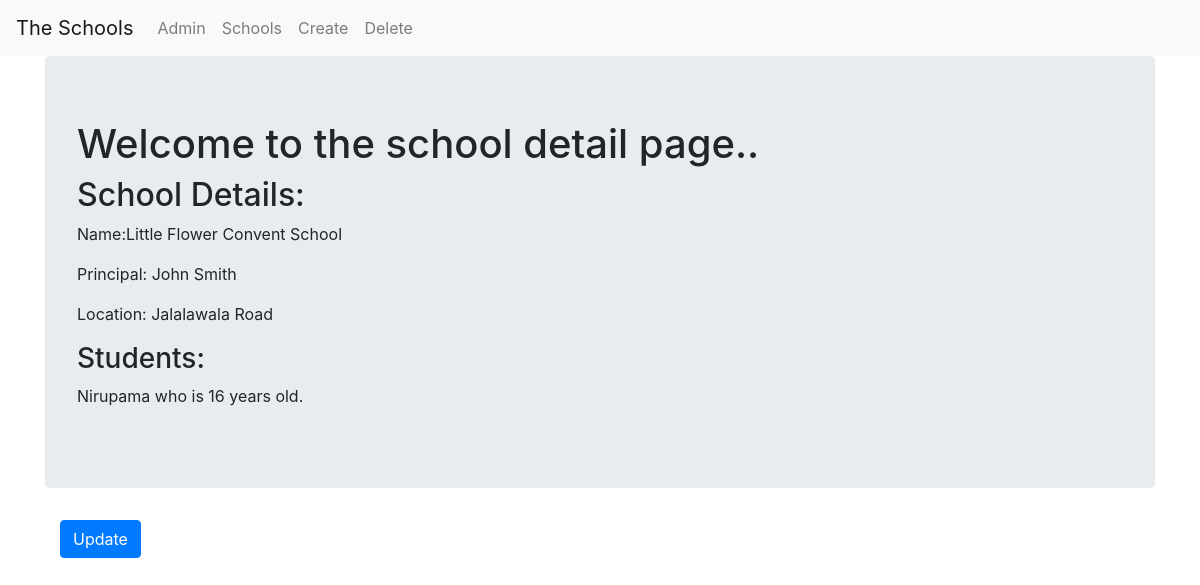
Before: /basic_app/3/ with the older database file.
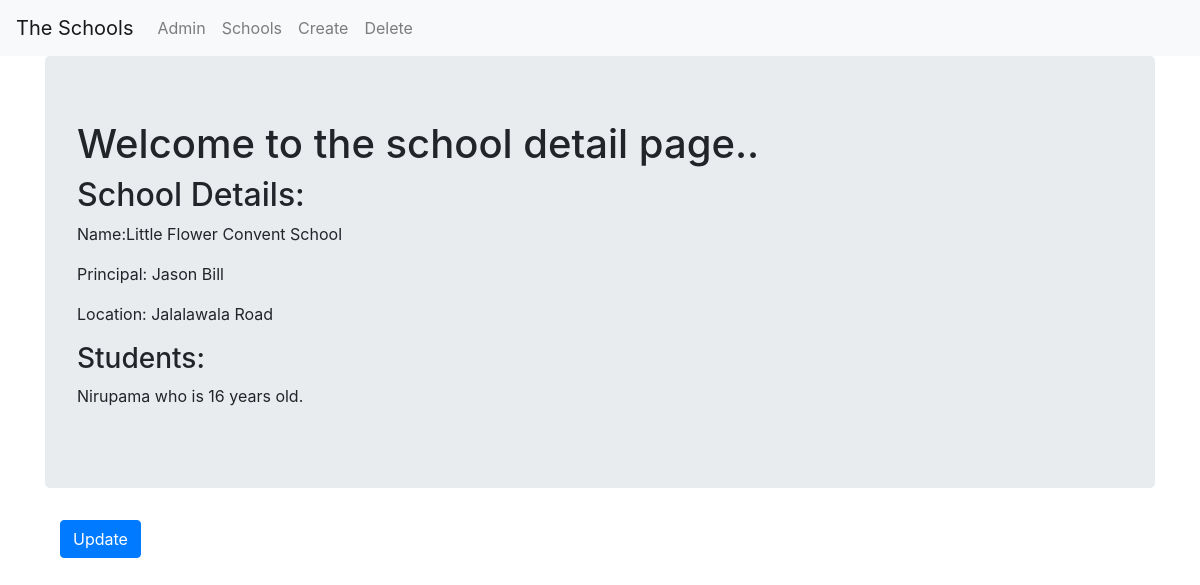
After: the same page with the newer database file.
### basic_app/models.py (models this page shows, shortened)
class School(models.Model):
    name = models.CharField(max_length=256)
    principal = models.CharField(max_length=256)
    location = models.CharField(max_length=256)

### basic_app/views.py (the view)
# urls.py: path('<int:pk>/',views.SchoolDetailView.as_view(),name='detail'),
class SchoolDetailView(DetailView):
    model = models.School
    template_name = 'basic_app/school_detail.html'

### basic_app/templates/basic_app/school_detail.html
{% extends 'basic_app/basic_app_base.html' %}
{% block body_block %}
    <div class="jumbotron">
        <h1>Welcome to the school detail page..</h1>
        <h2>School Details:</h2>
        <p>Name:{{ school.name }}</p>
        <p>Principal: {{ school.principal }}</p>
        <p>Location: {{ school.location }}</p>
        <h3>Students:</h3>
        {% for student in school.students.all %}
            <p>{{ student.name }} who is {{ student.age }} years old.</p>
        {% endfor %}
    </div>
    <div class="container">
        <p><a class='btn btn-primary' href="{% url 'basic_app:update' pk=school.pk %}">Update</a></p>
    </div>
{% endblock body_block %}

Changed rows visible on the page:
changed School "Little Flower Convent School": principal "John Smith" → "Jason Bill"
